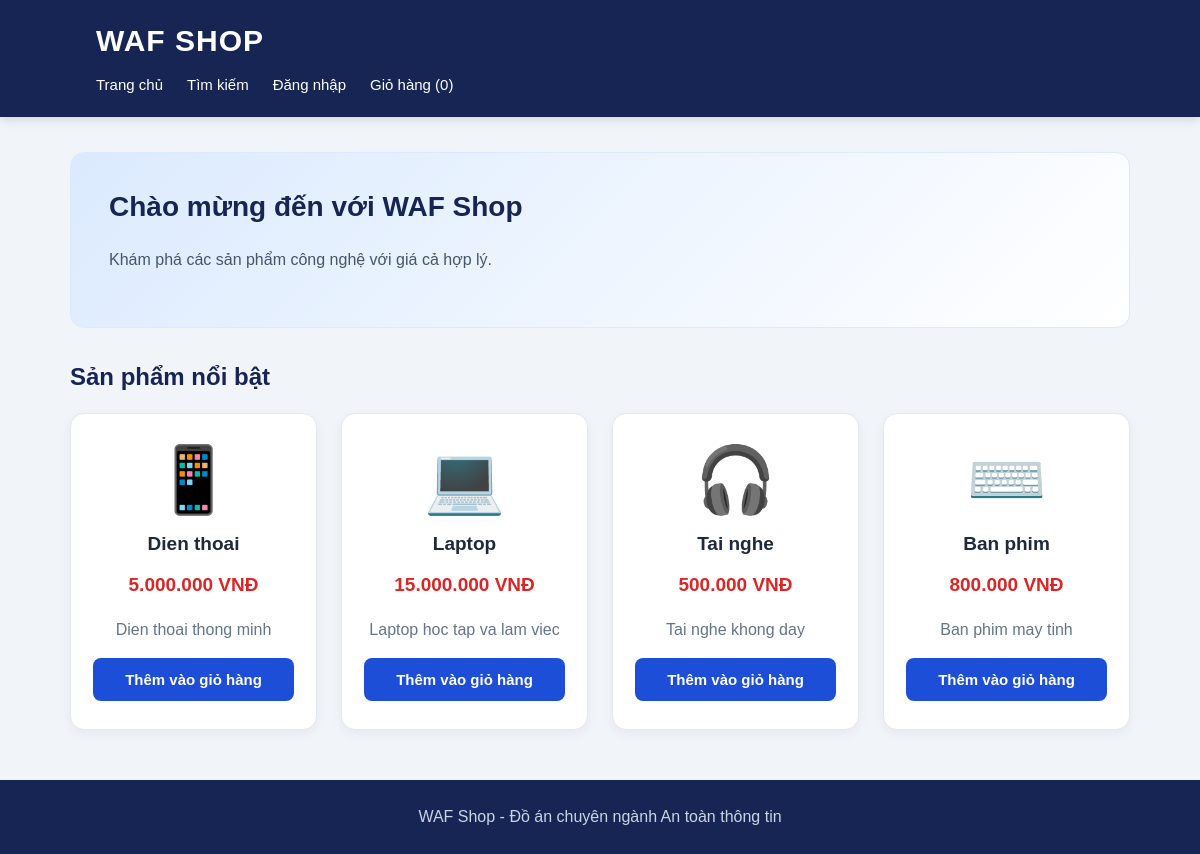
The page / on the database its author committed.
### tables this page shows
CREATE TABLE `products` (
  `id` int(11) NOT NULL,
  `name` varchar(100) NOT NULL,
  `price` decimal(12,2) NOT NULL,
  `description` text DEFAULT NULL
);

### index.php (the view, shortened to what this page needs)
<?php
$conn = new mysqli("localhost", "root", "", "waf_shop");
$conn->set_charset("utf8mb4");
$result = $conn->query("SELECT * FROM products");
$icons = [
    "Dien thoai" => "📱",
    "Laptop" => "💻",
    "Tai nghe" => "🎧",
    "Ban phim" => "⌨️"
];
$cartCount = array_sum($_SESSION["cart"]);
?>
<!DOCTYPE html>
<html lang="vi">
<head>
</head>
<body>
<header>
    <h1>WAF SHOP</h1>
    <nav>
        <a href="index.php">Trang chủ</a>
        <a href="search.php">Tìm kiếm</a>
        <a href="login.php">Đăng nhập</a>
        <a href="cart.php">Giỏ hàng (<?= (int)$cartCount ?>)</a>
    </nav>
</header>
<main>
    <section class="banner">
        <h2>Chào mừng đến với WAF Shop</h2>
        <p>Khám phá các sản phẩm công nghệ với giá cả hợp lý.</p>
    </section>
    <h2>Sản phẩm nổi bật</h2>
    <section class="products">
        <?php if ($result && $result->num_rows > 0): ?>
            <?php while ($row = $result->fetch_assoc()): ?>
                <div class="product">
                    <div class="emoji">
                        <?= $icons[$row["name"]] ?? "🛍️" ?>
                    </div>
                    <h3>
                        <?= htmlspecialchars($row["name"], ENT_QUOTES, "UTF-8") ?>
                    </h3>
                    <p class="price">
                        <?= number_format((float)$row["price"], 0, ",", ".") ?> VNĐ
                    </p>
                    <p>
                        <?= htmlspecialchars($row["description"] ?? "", ENT_QUOTES, "UTF-8") ?>
                    </p>
                    <form method="POST" action="index.php">
                        <button class="buy-button" type="submit">
                            Thêm vào giỏ hàng
                        </button>
                    </form>
                </div>
            <?php endwhile; ?>
        <?php else: ?>
            <p>Chưa có sản phẩm nào.</p>
        <?php endif; ?>
    </section>
</main>
<footer>
    WAF Shop - Đồ án chuyên ngành An toàn thông tin
</footer>
</body>
</html>

### index.php (style rules this page uses)
* { box-sizing: border-box; }
body { margin: 0; font-family: Arial, sans-serif; background: #f1f5f9; color: #1e293b; }
header { background: #172554; color: white; padding: 24px 8%; box-shadow: 0 3px 10px rgba(0,0,0,.12); }
header h1 { margin: 0; font-size: 30px; letter-spacing: 1px; }
nav { margin-top: 18px; display: flex; flex-wrap: wrap; gap: 24px; }
nav a { color: white; text-decoration: none; font-size: 15px; transition: color .2s; }
main { max-width: 1100px; margin: 35px auto; padding: 0 20px; }
.banner { background: linear-gradient(135deg, #dbeafe, #fff); padding: 38px; border-radius: 14px; margin-bottom: 35px; border: 1px solid #dbeafe; }
.banner h2 { color: #172554; font-size: 28px; margin-top: 0; }
.banner p { color: #475569; line-height: 1.7; }
main > h2 { margin-bottom: 22px; color: #172554; }
.products { display: grid; grid-template-columns: repeat(auto-fit, minmax(220px, 1fr)); gap: 24px; }
.product { background: white; padding: 28px 22px; border-radius: 14px; text-align: center; border: 1px solid #e2e8f0; box-shadow: 0 4px 12px rgba(15,23,42,.05); transition: transform .2s, box-shadow .2s; }
.emoji { font-size: 65px; margin-bottom: 15px; }
.product h3 { font-size: 19px; margin: 12px 0; color: #1e293b; }
.product p { line-height: 1.6; color: #64748b; }
.price { color: #dc2626 !important; font-size: 19px; font-weight: bold; margin: 15px 0; }
.buy-button { width: 100%; background: #1d4ed8; color: white; border: none; padding: 13px 16px; border-radius: 8px; font-size: 15px; font-weight: bold; cursor: pointer; transition: background .2s; }
footer { margin-top: 50px; text-align: center; padding: 28px 15px; background: #172554; color: #cbd5e1; }

### rows shown on the page
products: name "📱", name "Dien thoai", price "5.000.000", description "Dien thoai thong minh"
products: name "💻", name "Laptop", price "15.000.000", description "Laptop hoc tap va lam viec"
products: name "🎧", name "Tai nghe", price "500.000", description "Tai nghe khong day"
products: name "⌨️", name "Ban phim", price "800.000", description "Ban phim may tinh"

### other values the page prints
$cartCount "0"
